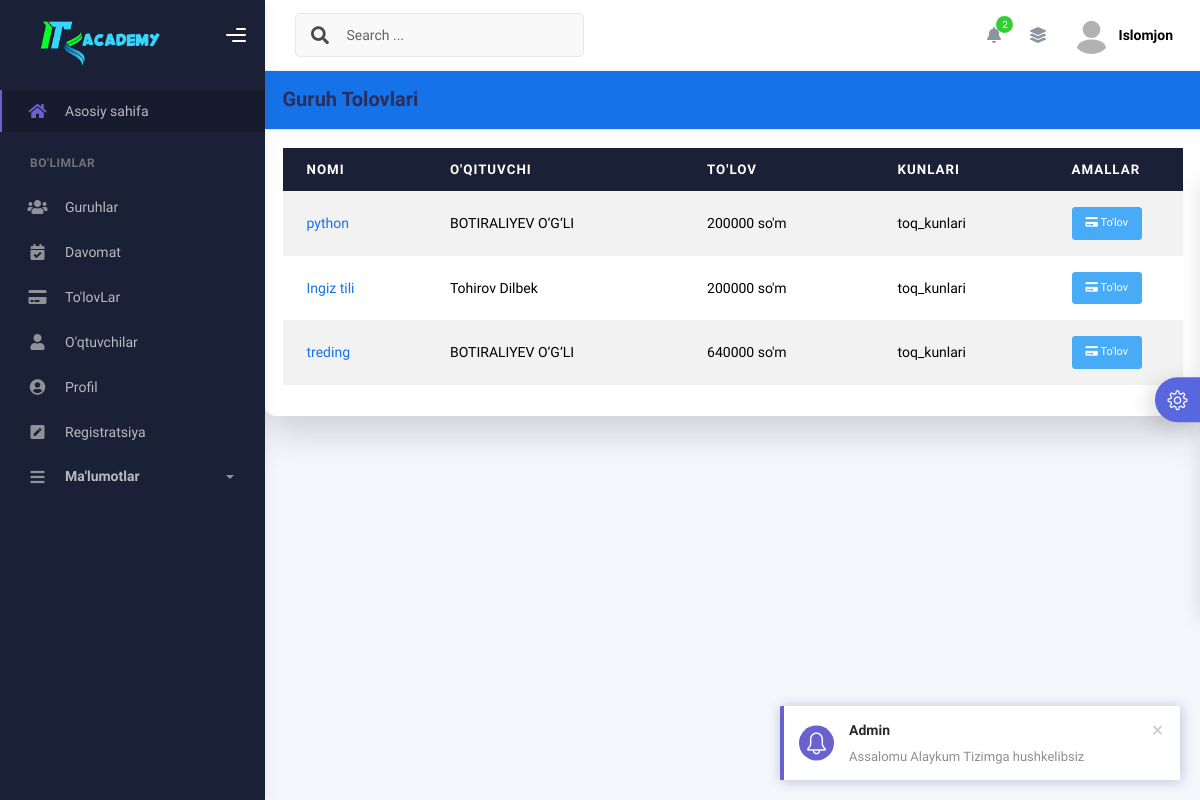
/group-payments/ (signed in), run on an earlier commit of the app's database.
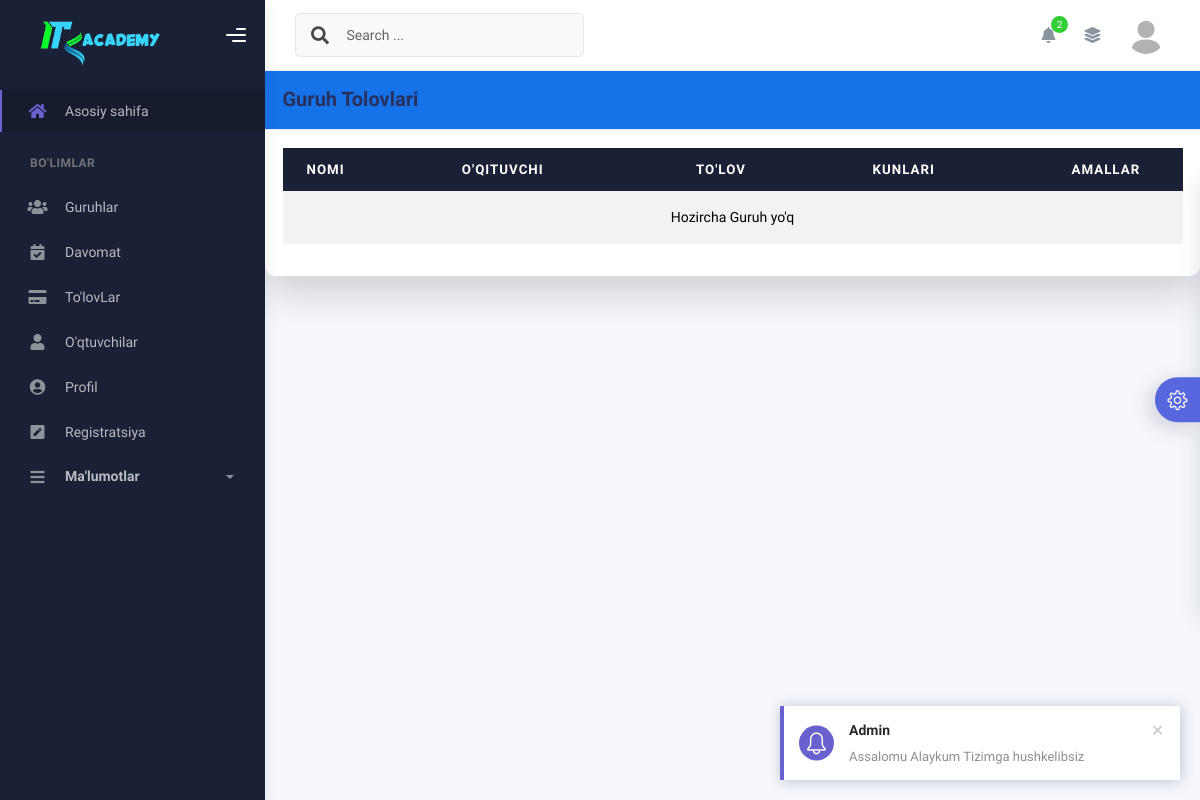
And on a later commit of the database.
### users/models.py (models this page shows, shortened)
class User(AbstractUser):
    USER_ROLE =(
        ('teacher','teacher'),
        ('admin','admin'),
    )
    image = models.ImageField(upload_to='profile_pics/', blank=True, null=True, default='profile_pics/default.jpg')
    phone_number = models.CharField(max_length=13, blank=True, null=True)
    address = models.CharField(max_length=200, blank=True, null=True)
    jobs = models.CharField(max_length=200, blank=True, null=True)
    user_role = models.CharField(max_length=100,choices=USER_ROLE,default="teacher")

class Group(models.Model):
    name = models.CharField(max_length=100)
    teacher = models.ForeignKey(Teacher, on_delete=models.SET_NULL,null=True)
    week_days = models.CharField(
        max_length=20,
        choices=WeekDayChoices.choices,
        default=WeekDayChoices.MON_WED_FRI
    )
    monthly_payment = models.IntegerField()
    created_at = models.DateTimeField(auto_now_add=True)
    updated_at = models.DateTimeField(auto_now=True)

class Teacher(models.Model):
    user = models.OneToOneField(User,on_delete=models.CASCADE)
    date_of = models.DateField(null=True,blank=True )
    def get_full_name(self):
        return f"{self.user.first_name} {self.user.last_name}"
    def __str__(self):
        return self.get_full_name()

### users/views.py (the view)
# urls.py: path('group-payments/',GroupPaymentsListView.as_view(),name='group_payments'),
class GroupPaymentsListView(LoginRequiredMixin, ListView):
    model = Group
    template_name = 'users/group.html'
    context_object_name = 'groups'
    def get_context_data(self, **kwargs):
        context = super().get_context_data(**kwargs)
        return context

### users/templates/users/group.html
{% extends 'base.html' %}
{% block content %}
<div class="container mt-10">
  <div class="row">
    <div class="col-md-12">
      <div class="card shadow-lg border-0">
        <div class="card-header bg-primary text-white">
          <div class="d-flex justify-content-between align-items-center">
            <h4 class="card-title">Guruh Tolovlari</h4>
          </div>
        </div>
        <div class="card-body">
          <div class="table-responsive">
            <table id="add-row" class="table table-striped table-hover">
              <thead class="thead-dark">
                <tr>
                  <th>Nomi</th>
                  <th>O'qituvchi</th>
                  <th>To'lov</th>
                  <th>Kunlari</th>
                  <th style="width: 15%">Amallar</th>
                </tr>
              </thead>
              <tbody>
                {% for group in groups %}
                <tr>
                  <td><a href="{% url 'group_payment_report' group.id %}" class="text-primary">{{ group.name }}</a></td>
                  <td>{{ group.teacher }}</td>
                  <td>{{ group.monthly_payment }} so'm</td>
                  <td>{{ group.week_days }}</td>
                  <td>
                    <div class="form-button-action">
                      <a href="{% url 'group_payment_report' group.id %}" class="btn btn-info btn-sm">
                        <i class="fa fa-credit-card"></i> To'lov
                      </a>
                    </div>
                  </td>
                </tr>
                {% empty %}
                <tr>
                  <td colspan="5" class="text-center">Hozircha Guruh yo'q</td>
                </tr>
                {% endfor %}
              </tbody>
            </table>
          </div>
        </div>
      </div>
    </div>
  </div>
</div>
{% endblock content %}

### templates/base.html (shortened to what the changed rows need)
{% load static %}
<!DOCTYPE html>
<html lang="en">
  <head>
  <link rel="stylesheet" href="https://cdnjs.cloudflare.com/ajax/libs/font-awesome/6.0.0-beta3/css/all.min.css">
    <link rel="stylesheet" href="{% static 'assets/css/register.css' %}">
    <link rel="stylesheet" href="{% static 'assets/css/bootstrap.min.css' %}" />
    <link rel="stylesheet" href="{% static 'assets/css/plugins.min.css' %}" />
    <link rel="stylesheet" href="{% static 'assets/css/kaiadmin.min.css' %}" />
    <link rel="stylesheet" href="{% static 'assets/css/demo.css' %}" />
  </head>
  <body>
    <div class="wrapper">
      <div class="main-panel">
        <div class="main-header">
          <nav
            class="navbar navbar-header navbar-header-transparent navbar-expand-lg border-bottom"
          >
            <div class="container-fluid">
              <ul class="navbar-nav topbar-nav ms-md-auto align-items-center">
                <li class="nav-item topbar-user dropdown hidden-caret">
                  <a
                    class="dropdown-toggle profile-pic"
                    data-bs-toggle="dropdown"
                    href="#"
                    aria-expanded="false"
                  >
                    <div class="avatar-sm">
                      {% if user.image %}
                      <img src="{{ user.image.url }}" alt="User Image" class="avatar-img rounded-circle">
                      {% else %}
                          <img src="/path/to/default/image.jpg" alt="Default Image" class="avatar-img rounded-circle">
                      {% endif %}
                    </div>
                    <span class="profile-username">
                      <span class="fw-bold">{{user.first_name}}</span>
                    </span>
                  </a>
                </li>
              </ul>
            </div>
          </nav>
        </div>
        {% block content %}
        {% endblock content %}
      </div>
    </div>
  </body>
</html>

What changed in the data, as far as the page shows it:
removed Group: name "python", teacher "BOTIRALIYEV O‘G‘LI", monthly_payment "200000", week_days "toq_kunlari"
removed Group: name "Ingiz tili", teacher "Tohirov Dilbek", monthly_payment "200000", week_days "toq_kunlari"
removed Group: name "treding", teacher "BOTIRALIYEV O‘G‘LI", monthly_payment "640000", week_days "toq_kunlari"
changed User: first_name "Islomjon" → (not shown)
Also different on the page:
text now shown: "Hozircha Guruh yo'q"
